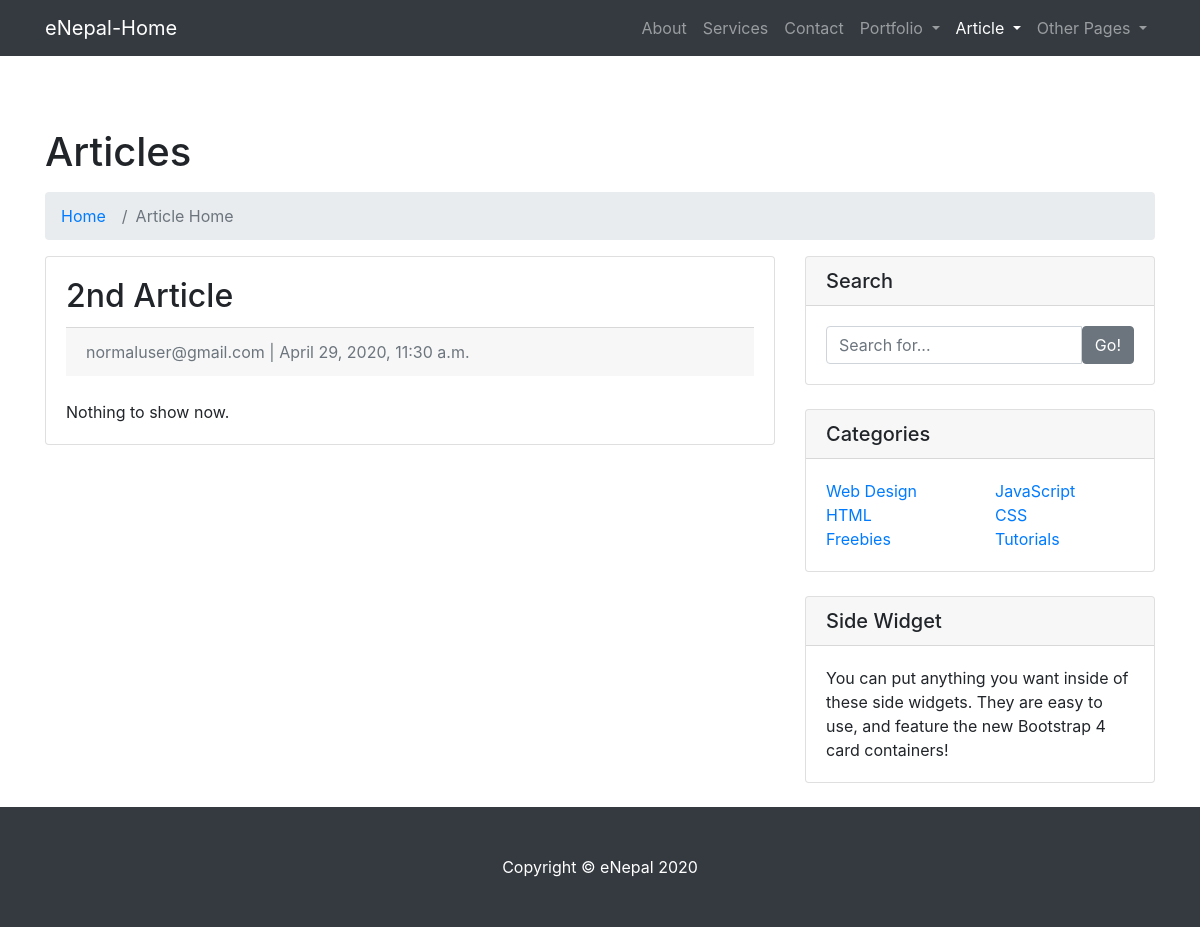
/article/2nd-Article/, run on the app's committed database.
### blog/models.py (models this page shows, shortened)
class Article(models.Model):
    title = models.CharField(max_length=200)
    slug = models.SlugField(max_length=200, unique=True)
    author = models.ForeignKey(User, on_delete=models.CASCADE)
    date_posted = models.DateTimeField(auto_now_add=True)
    content = models.TextField()
    image = models.ImageField(null=True, blank=True, upload_to='images')
    video = models.FileField(blank=True, null=True, upload_to='videos')
    status = models.IntegerField(choices=STATUS, default=0)
    updated_on = models.DateTimeField(auto_now=True)
    class Meta:
        ordering = ['-date_posted']

### users/models.py (models this page shows)
class CustomUser(AbstractUser):
    username = None
    email = models.EmailField(_('Email Address'), unique=True)
    USERNAME_FIELD = 'email'
    REQUIRED_FIELDS = []
    objects = CustomUserManager()
    def __str__(self):
        return self.email

### blog/views.py (the view)
# urls.py: path('<slug:slug>/', ArticleDetailView.as_view(), name='article_detail'),
class ArticleDetailView(DetailView):
    model = Article

### blog/templates/blog/article_detail.html (shortened to what this page needs)
{% load static %}
<!DOCTYPE html>
<html lang="en">
<head>
  <link rel="stylesheet" href="https://maxcdn.bootstrapcdn.com/bootstrap/4.0.0/css/bootstrap.min.css">
  <link href="vendor/bootstrap/css/bootstrap.min.css" rel="stylesheet">
  <link href="css/modern-business.css" rel="stylesheet">
</head>
<body>
  <nav class="navbar fixed-top navbar-expand-lg navbar-dark bg-dark fixed-top">
    <div class="container">
      <a class="navbar-brand" href="{% url 'home' %}">eNepal-Home</a>
      <div class="collapse navbar-collapse" id="navbarResponsive">
        <ul class="navbar-nav ml-auto">
          <li class="nav-item">
            <a class="nav-link" href="about.html">About</a>
          </li>
          <li class="nav-item">
            <a class="nav-link" href="services.html">Services</a>
          </li>
          <li class="nav-item">
            <a class="nav-link" href="contact.html">Contact</a>
          </li>
          <li class="nav-item dropdown">
            <a class="nav-link dropdown-toggle" href="#" id="navbarDropdownPortfolio" data-toggle="dropdown" aria-haspopup="true" aria-expanded="false">
              Portfolio
            </a>
          </li>
          <li class="nav-item active dropdown">
            <a class="nav-link dropdown-toggle" href="#" id="navbarDropdownBlog" data-toggle="dropdown" aria-haspopup="true" aria-expanded="false">
              Article
            </a>
          </li>
          <li class="nav-item dropdown">
            <a class="nav-link dropdown-toggle" href="#" id="navbarDropdownBlog" data-toggle="dropdown" aria-haspopup="true" aria-expanded="false">
              Other Pages
            </a>
          </li>
        </ul>
      </div>
    </div>
  </nav>
  <br><br>
  <div class="container">
    <h1 class="mt-4 mb-3">Articles</h1>
    <ol class="breadcrumb">
      <li class="breadcrumb-item">
        <a href="{% url 'article-home' %}">Home</a>
      </li>
      <li class="breadcrumb-item active">Article Home </li>
    </ol>
    <div class="row">
      <div class="col-md-8">
        <div class="card mb-4">
          <div class="card-body">
            <h2 class="card-title">{{article.title}}</h2>
            <div class="card-footer text-muted">
            {{article.author}} | {{article.date_posted}}
          </div><br>
            <p class="card-text">
              {{article.content |safe}}
            </p>
          </div>
        </div>
      </div>
      <div class="col-md-4">
        <div class="card mb-4">
          <h5 class="card-header">Search</h5>
          <div class="card-body">
            <div class="input-group">
              <input type="text" class="form-control" placeholder="Search for...">
              <span class="input-group-btn">
                <button class="btn btn-secondary" type="button">Go!</button>
              </span>
            </div>
          </div>
        </div>
        <div class="card my-4">
          <h5 class="card-header">Categories</h5>
          <div class="card-body">
            <div class="row">
              <div class="col-lg-6">
                <ul class="list-unstyled mb-0">
                  <li>
                    <a href="#">Web Design</a>
                  </li>
                  <li>
                    <a href="#">HTML</a>
                  </li>
                  <li>
                    <a href="#">Freebies</a>
                  </li>
                </ul>
              </div>
              <div class="col-lg-6">
                <ul class="list-unstyled mb-0">
                  <li>
                    <a href="#">JavaScript</a>
                  </li>
                  <li>
                    <a href="#">CSS</a>
                  </li>
                  <li>
                    <a href="#">Tutorials</a>
                  </li>
                </ul>
              </div>
            </div>
          </div>
        </div>
        <div class="card my-4">
          <h5 class="card-header">Side Widget</h5>
          <div class="card-body">
            You can put anything you want inside of these side widgets. They are easy to use, and feature the new Bootstrap 4 card containers!
          </div>
        </div>
      </div>
    </div>
  </div>
  <footer class="py-5 bg-dark">
    <div class="container">
      <p class="m-0 text-center text-white">Copyright &copy; eNepal 2020</p>
    </div>
  </footer>
</body>
</html>

### static/css/modern-business.css (style rules this page uses)
body { padding-top: 56px; }

### data on the page
Article: title "2nd Article", author "normaluser@gmail.com", date_posted "April 29, 2020, 11:30 a.m.", content "Nothing to show now."
